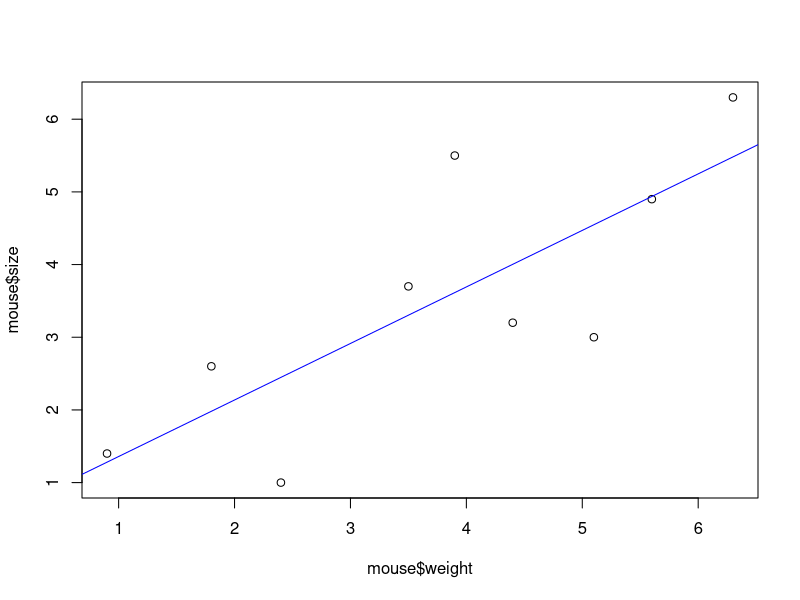

This figure's R source:
mouse <- data.frame(
  weight=c(0.9, 1.8, 2.4, 3.5, 3.9, 4.4, 5.1, 5.6, 6.3),
  size=c(1.4, 2.6, 1.0, 3.7, 5.5, 3.2, 3.0, 4.9, 6.3))

mouse

# Scatter Plot 
plot(mouse$weight, mouse$size) 

# Linear Regression 
regression <- lm(size ~ weight, data=mouse)

# Linear Regression Summary 
summary(regression)

# Regression Line 
abline(regression, col="blue")
